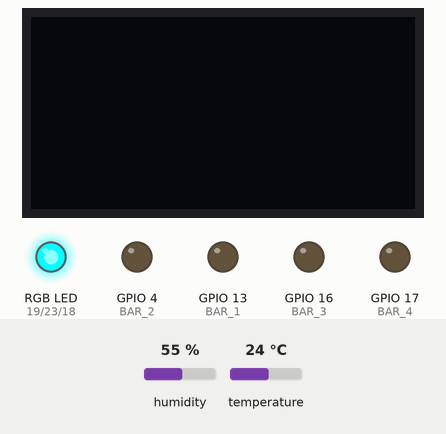
This program was run on a simulated ESP32. Shown: 128×64 one-colour display, an RGB LED mixed from three pins (HIGH = lit), output pins drawn as LEDs (lit = HIGH). The test bench sets the inputs (shaded band); at power-on: humidity 55 %, temperature 24 °C.

Above: at 0.1 s.
Timing chart, 0 to 1.6 s (numbered marks = the images above):
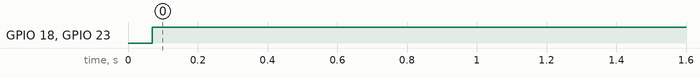

Measured:
- by itself, GPIO 18 (LED_B), GPIO 23 (LED_G): LOW → HIGH at 0.07 s

The program:

main.cpp
```cpp
// (licence header left out)
/** This example will show how to authenticate using
 * the legacy token or database secret with the new APIs (using config and auth data).
 */

#include <Wire.h>
#include <WiFi.h>
#include <FirebaseESP32.h>
#include <ArduinoJson.h>

#include <Arduino.h>
#include <FirebaseESP32.h>

// Display OLED
#include <Adafruit_GFX.h>
#include <Adafruit_SSD1306.h>

// Sensor de Temperatura e Umidade
#include <Adafruit_SHT31.h>

// Sensor de Gestos
#include <Adafruit_APDS9960.h>

// Acelerômetro
#include <Adafruit_MPU6050.h>
#include <Adafruit_Sensor.h>


// Provide the RTDB payload printing info and other helper functions.
#include <addons/RTDBHelper.h>

/* 1. Define the WiFi credentials */
#define WIFI_SSID "uaifai-brum"
#define WIFI_PASSWORD "bemvindoaocesar"

/* 2. If work with RTDB, define the RTDB URL and database secret */
#define DATABASE_URL "https://integracaoplaca-f611e-default-rtdb.firebaseio.com/" //<databaseName>.firebaseio.com or <databaseName>.<region>.firebasedatabase.app
#define DATABASE_SECRET "aRmz3uAad6WOEYlxiWKWPAE1POAg1KqVWoUHRkLc"

// ---- Bar Graph (progress bar de temperatura) ----
#define BAR_1  13   // 1º LED (mais baixo)
#define BAR_2   4   // 2º LED
#define BAR_3  16   // 3º LED
#define BAR_4  17   // 4º LED (mais alto)

// ---- LED RGB ----
#define LED_R  19
#define LED_G  23
#define LED_B  18

// ---- Botão ----
#define BTN    27

// ---- Limites Temperatura ----
#define TEMP_IDEAL_MAX   1
#define TEMP_ATENCAO_MAX 1
#define TEMP_IDEAL_MIN  1

// ---- Limites Umidade ----
#define UMID_IDEAL_MIN   40.0
#define UMID_IDEAL_MAX   60.0
#define UMID_ATENCAO_MAX 70.0
#define UMID_ATENCAO_MIN 30.0

// ---- Limites Vibração (acelerômetro) ----
#define VIBRACAO_THRESHOLD  2.5  // m/s² acima da gravidade

// ---- Intervalo de envio ao Firebase ----
#define INTERVALO_FIREBASE  3000

// =============================================

Adafruit_SSD1306  display(128, 64, &Wire, -1);
Adafruit_SHT31    sht31;
Adafruit_APDS9960 apds;
Adafruit_MPU6050  mpu;

/*FirebaseData   fbData;
FirebaseAuth   auth;
FirebaseConfig config;*/

int           contPessoas  = 0;
unsigned long ultimoEnvio  = 0;
bool          vibracaoAtiva = false;

/* 3. Define the Firebase Data object */
FirebaseData fbdo;

/* 4, Define the FirebaseAuth data for authentication data */
FirebaseAuth auth;

/* Define the FirebaseConfig data for config data */
FirebaseConfig config;

unsigned long dataMillis = 0;
int count = 0;

String statusTemp(float t) {
  if (t > TEMP_ATENCAO_MAX || t < TEMP_IDEAL_MIN) return "CRITICO";
  if (t > TEMP_IDEAL_MAX)                          return "ATENCAO";
  return "IDEAL";
}

String statusUmid(float u) {
  if (u > UMID_ATENCAO_MAX || u < UMID_ATENCAO_MIN) return "CRITICO";
  if (u > UMID_IDEAL_MAX   || u < UMID_IDEAL_MIN)   return "ATENCAO";
  return "IDEAL";
}

bool temAlerta(String sT, String sU) {
  return (sT != "IDEAL" || sU != "IDEAL");
}

void setLED(int r, int g, int b) {
  // LED RGB é anodo comum: LOW = aceso, HIGH = apagado
  digitalWrite(LED_R, r ? LOW : HIGH);
  digitalWrite(LED_G, g ? LOW : HIGH);
  digitalWrite(LED_B, b ? LOW : HIGH);
}

void atualizarLED(String sT, String sU) {
  if (sT == "CRITICO" || sU == "CRITICO") {
    setLED(1, 0, 0);  // Vermelho — crítico
  } else if (sT == "ATENCAO" || sU == "ATENCAO") {
    setLED(1, 1, 0);  // Amarelo — atenção
  } else {
    setLED(0, 1, 0);  // Verde — ideal
  }
}


void setup() {
  Serial.begin(115200);

  // GPIOs de saída
  pinMode(BAR_1, OUTPUT); pinMode(BAR_2, OUTPUT);
  pinMode(BAR_3, OUTPUT); pinMode(BAR_4, OUTPUT);
  pinMode(LED_R, OUTPUT); pinMode(LED_G, OUTPUT);
  pinMode(LED_B, OUTPUT);
  pinMode(BTN, INPUT_PULLUP);

  // I2C
  Wire.begin(21, 22);

   // Display OLED
  if (!display.begin(SSD1306_SWITCHCAPVCC, 0x3C)) {
    Serial.println("Erro: Display OLED não encontrado!");
    while (true);
  }
}

void loop() {
  // 1. Lê temperatura e umidade
  float temp = sht31.readTemperature();
  float umid = sht31.readHumidity();

  if (isnan(temp) || isnan(umid)) {
    Serial.println("Erro ao ler SHT31!");
    setLED(1, 0, 1); // Roxo = erro de sensor
    delay(1000);
    return;
  }

  String sT = statusTemp(temp);
  String sU = statusUmid(umid);

  // 2. Verifica gestos (entrada/saída de pessoas)
 // verificarGestos();

  // 3. Verifica vibração
//  verificarVibracao();

  // 4. Atualiza alertas visuais
  atualizarLED(sT, sU);
  //atualizarBarGraph(temp);

  // 5. Atualiza display OLED
  /*atualizarDisplay(temp, umid, contPessoas,
                   sT, sU, vibracaoAtiva);*/

  // 6. Log no Monitor Serial
  /*Serial.println("================================");
  Serial.print("Temp: ");    Serial.print(temp, 1);
  Serial.print("°C [");      Serial.print(sT);
  Serial.print("] | Umid: "); Serial.print(umid, 1);
  Serial.print("% [");       Serial.print(sU); Serial.println("]");
  Serial.print("Pessoas: "); Serial.println(contPessoas);
  Serial.print("Vibracao: ");Serial.println(vibracaoAtiva ? "SIM" : "Não");*/

  // 7. Envia ao Firebase a cada 3 segundos
  if (millis() - ultimoEnvio >= INTERVALO_FIREBASE) {
    ultimoEnvio = millis();
   // enviarFirebase(temp, umid, sT, sU);
  }

  delay(500);
}
```
